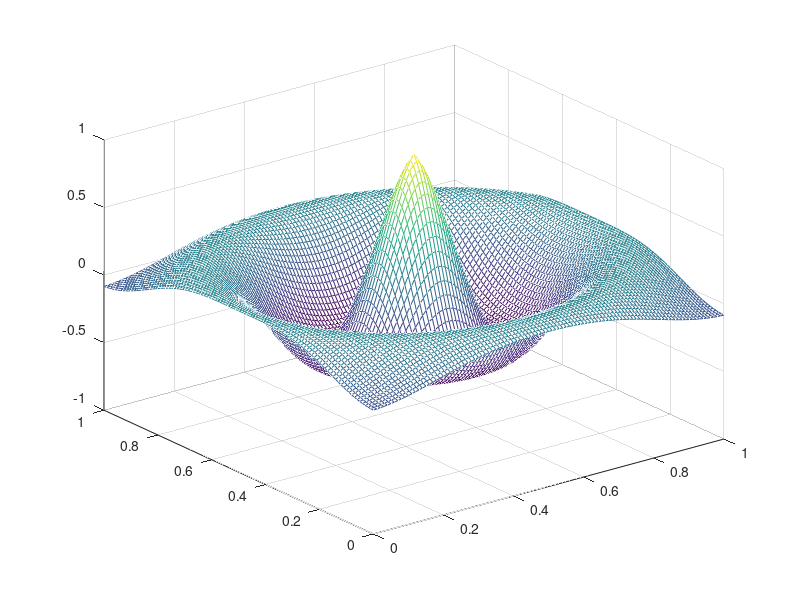

Write MATLAB code to recreate this figure. (Note: this script raises an error after producing the figure.)
clear all;
% % 实验3
% [x,y]=meshgrid(0:0.01:1);
% f=74*(x>2/3&x<=1&y>=0&y<=1/3)+76*((x>=1/3&x<=2/3&y>=0&y<=1/3)|(x>2/3&x<=1&y>1/3&y<=2/3))+...
%     78*((x>=0&x<=1/3&y>=0&y<=1/3)|(x>1/3&x<=2/3&y>1/3&y<=2/3)|(x>2/3&x<=1&y>2/3&y<=1))+...
%     80*((x>=0&x<=1/3&y>1/3&y<=2/3)|(x>1/3&x<=2/3&y>2/3&y<=1))+...
%     82*(x>=0&x<=1/3&y>2/3&y<=1);
% nu=15;
% nv=15;

% 实验4
[x,y]=meshgrid(0:0.01:1);
f=exp(-0.04*((80.*x-40).^2+(90.*y-45).^2).^0.5).*cos(0.15*((80.*x-40).^2+(90.*y-45).^2).^0.5);
nu=9;
nv=9;

plot3(x,y,f,"*")
mesh(x,y,f)
hold on
dx=[x;f]';%给定数据点,di=(xi,yi) i=1~M+1
dy=[y;f]';

Mx=length(x)-1; %论文中是0~M，所以总数length=M+1
My=length(y)-1;
tx=canshuhua(Mx,dx);
ty=canshuhua(My,dy);
p=3;%B样条次数p=3，控制顶点n+1个，节点矢量ui i=1~n+p+2,




ui=jiedianxiangliang(nu,p);% 均匀节点向量
vi=jiedianxiangliang(nv,p);

[Nu,~,Pu] = kongzhidingdian(Mx,nu,p,tx,ui,dx);
[Nv,~,Pv] = kongzhidingdian(My,nv,p,ty,vi,dy);
DrawSpline(nu,p,Pu,ui);
DrawSpline(nv,p,Pv,vi);
% [epsilon,e] = shujudianwucha(M,N,P,d);